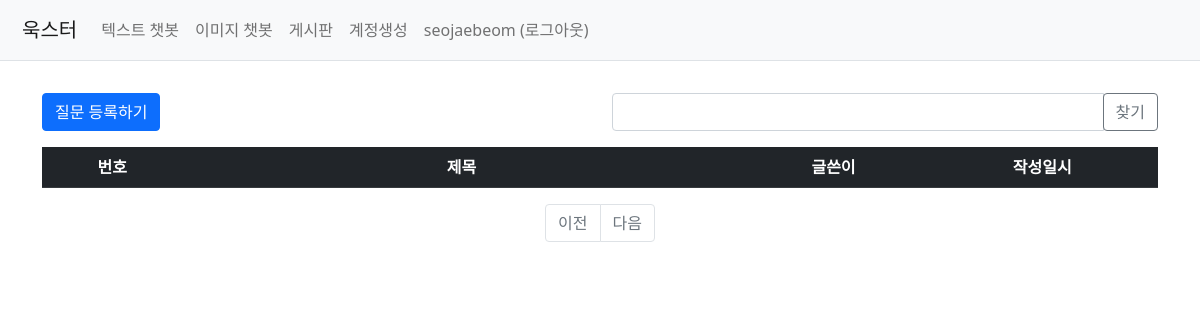
/question/list/ (signed in), run on an earlier commit of the app's database.
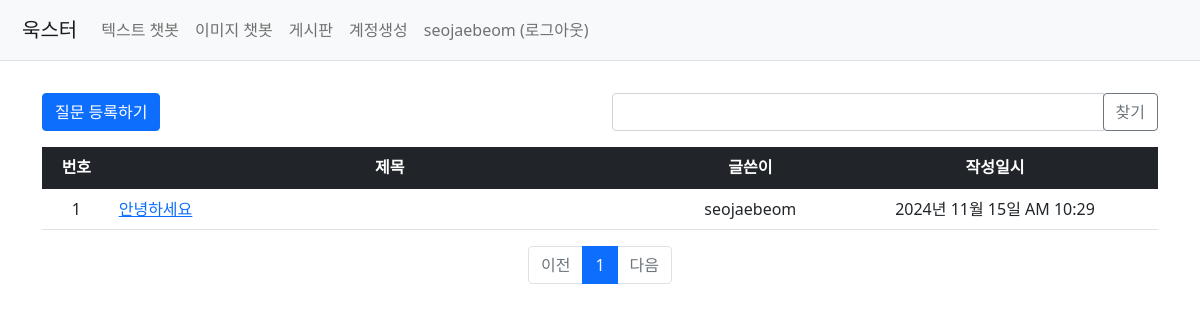
And on a later commit of the database.
### my_flask_app/models.py (models this page shows)
class User(db.Model, UserMixin):
    id = db.Column(db.Integer, primary_key=True)
    user_id = db.Column(db.String(150), unique=True, nullable=False)
    password = db.Column(db.String(200), nullable=False)
    email = db.Column(db.String(120), unique=True, nullable=False)

class Question(db.Model):
    id = db.Column(db.Integer, primary_key=True)
    subject = db.Column(db.String(200), nullable=False)
    content = db.Column(db.Text(), nullable=False)
    create_date = db.Column(db.DateTime(), nullable=False)
    user_id = db.Column(db.Integer, db.ForeignKey('user.id', ondelete='CASCADE'), nullable=False)
    user = db.relationship('User', backref=db.backref('question_set'))
    modify_date = db.Column(db.DateTime(), nullable=True)
    voter = db.relationship('User', secondary=question_voter, backref=db.backref('question_voter_set'))

### my_flask_app/views/question_views.py (the view, shortened to what this page needs)
@bp.route('/list/')
def _list():
    page = request.args.get('page', type=int, default=1)
    kw = request.args.get('kw', type=str, default='')
    question_list = Question.query.order_by(Question.create_date.desc())
    question_list = question_list.paginate(page=page, per_page=10)
    return render_template('question/question_list.html', question_list=question_list, page=page, kw=kw)

### my_flask_app/filter.py (called while the page is built)
def format_datetime(value, fmt='%Y년 %m월 %d일 %p %I:%M'):
    return value.strftime(fmt)

### my_flask_app/templates/question/question_list.html (shortened to what this page needs)
{% extends 'base.html' %}
{% block content %}
<div class="container my-3">
    <div class="row my-3">
        <div class="col-6">
            <a href="{{ url_for('question.create') }}" class="btn btn-primary">질문 등록하기</a>
        </div>
        <div class="col-6">
            <div class="input-group">
                <input type="text" id="search_kw" class="form-control" value="{{ kw or '' }}">
                <div class="input-group-append">
                    <button class="btn btn-outline-secondary" type="button" id="btn_search">찾기</button>
                </div>
            </div>
        </div>
    </div>
    <table class="table">
        <thead>
        <tr class="text-center table-dark">
            <th>번호</th>
            <th style="width:50%">제목</th>
            <th>글쓴이</th>
            <th>작성일시</th>
        </tr>
        </thead>
        <tbody>
        {% if question_list %}
        {% for question in question_list.items %}
        <tr class="text-center">
            <td>{{ question_list.total - ((question_list.page-1) * question_list.per_page) - loop.index0 }}</td>
            <td class="text-start">
                <a href="{{ url_for('question.detail', question_id=question.id) }}">{{ question.subject }}</a>
            </td>
            <td>{{ question.user.user_id }}</td>
            <td>{{ question.create_date|datetime }}</td>
        </tr>
        {% endfor %}
        {% else %}
        <tr>
            <td colspan="3">질문이 없습니다.</td>
        </tr>
        {% endif %}
        </tbody>
    </table>
    <ul class="pagination justify-content-center">
        {% if question_list.has_prev %}
        <li class="page-item">
            <a class="page-link" data-page="{{ question_list.prev_num }}" href="javascript:void(0)">이전</a>
        </li>
        {% else %}
        <li class="page-item disabled">
            <a class="page-link" tabindex="-1" aria-disabled="true" href="javascript:void(0)">이전</a>
        </li>
        {% endif %}
        {% for page_num in question_list.iter_pages() %}
        {% if page_num %}
        {% if page_num != question_list.page %}
        <li class="page-item">
            <a class="page-link" data-page="{{ page_num }}" href="javascript:void(0)">{{ page_num }}</a>
        </li>
        {% else %}
        <li class="page-item active" aria-current="page">
            <a class="page-link" href="javascript:void(0)">{{ page_num }}</a>
        </li>
        {% endif %}
        {% else %}
        <li class="disabled">
            <a class="page-link" href="javascript:void(0)">...</a>
        </li>
        {% endif %}
        {% endfor %}
        {% if question_list.has_next %}
        <li class="page-item">
            <a class="page-link" data-page="{{ question_list.next_num }}" href="javascript:void(0)">다음</a>
        </li>
        {% else %}
        <li class="page-item disabled">
            <a class="page-link" tabindex="-1" aria-disabled="true" href="javascript:void(0)">다음</a>
        </li>
        {% endif %}
    </ul>
</div>
{% endblock %}

### my_flask_app/templates/base.html (shortened to what this page needs)
<!DOCTYPE html>
<html lang="ko">
  <head>
    <link
      rel="stylesheet"
      href="{{ url_for('static', filename='bootstrap.min.css') }}"
    />
    <link
      rel="stylesheet"
      href="{{ url_for('static', filename='style.css') }}"
    />
  </head>
  <body>
    <nav class="navbar navbar-expand-lg navbar-light bg-light border-bottom">
      <div class="container-fluid">
        <a class="navbar-brand" href="{{ url_for('main.index') }}">욱스터</a>
        <div class="collapse navbar-collapse" id="navbarSupportedContent">
          <ul class="navbar-nav me-auto mb-2 mb-lg-0">
            <li class="nav-item">
              <a class="nav-link" href="{{ url_for('chat.chat') }}"
                >텍스트 챗봇</a
              >
            </li>
            <li class="nav-item">
              <a class="nav-link" href="{{ url_for('image.image') }}"
                >이미지 챗봇</a
              >
            </li>
            <li class="nav-item">
              <a class="nav-link" href="{{ url_for('question._list') }}"
                >게시판</a
              >
            </li>
            <li class="nav-item">
              <a class="nav-link" href="{{ url_for('auth.signup') }}"
                >계정생성</a
              >
            </li>
            <li class="nav-item">
              {% if current_user.is_authenticated %}
              <a class="nav-link" href="{{ url_for('auth.logout') }}"
                >{{ current_user.user_id }} (로그아웃)</a
              >
              {% else %}
              <a class="nav-link" href="{{ url_for('auth.login') }}">로그인</a>
              {% endif %}
            </li>
          </ul>
        </div>
      </div>
    </nav>
    {% block content %} {% endblock %}
  </body>
</html>

### my_flask_app/templates/base.html (style rules this page uses)
body, html { margin: 0; padding: 0; height: 100%; width: 100%; display: flex; flex-direction: column; align-items: center; }
.navbar { width: 100%; display: flex; justify-content: flex-end; padding: 10px; background-color: #f0f0f0; }

What changed in the data, as far as the page shows it:
added Question: total "1", subject "안녕하세요", user.user_id "seojaebeom", create_date "2024년 11월 15일 AM 10:29"
Also different on the page:
new list line: "1"
